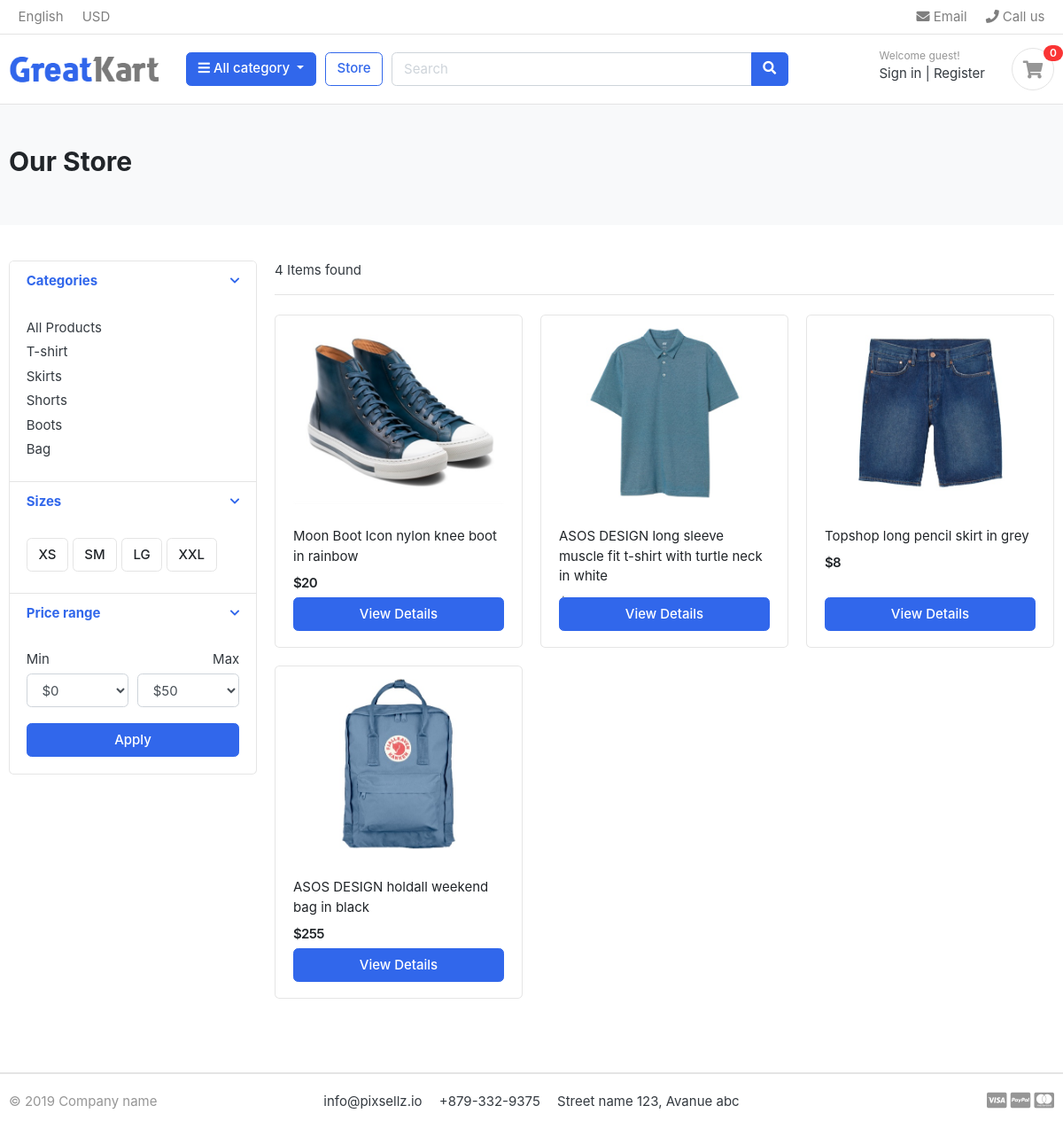
Page /store/?page=2 on the earlier database version.
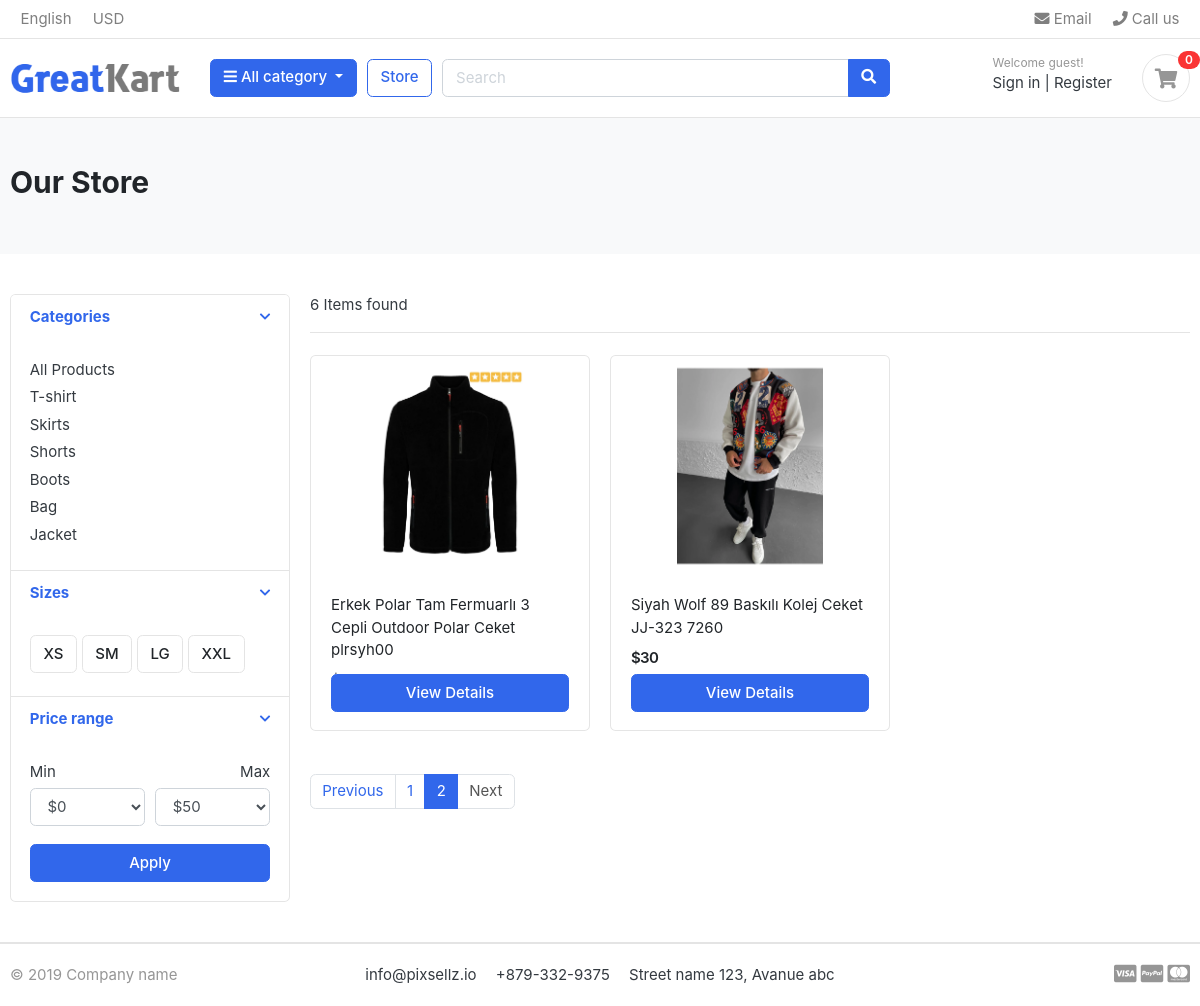
Same page on the later database version.
### category/models.py (models this page shows, shortened)
class Category(models.Model):
    category_name = models.CharField(max_length=30, unique=True)
    slug  = models.SlugField(max_length=100, unique=True)
    desc = models.TextField(blank=True)
    cat_image = models.ImageField(upload_to='categories', blank=True)
    class  Meta:
        verbose_name = 'category'
        verbose_name_plural = 'categories'
    def get_url(self):
        return reverse('products_by_category' , args=[self.slug])

### store/models.py (models this page shows, shortened)
class Product(models.Model):
    product_name = models.CharField(max_length=150, unique=True)
    slug = models.SlugField(max_length=200, unique=True)
    description = models.TextField(max_length=500, blank=True)
    price = models.IntegerField()
    images = models.ImageField(upload_to='product')
    stock = models.IntegerField()
    is_avialable = models.BooleanField(default=True)
    category = models.ForeignKey(Category, on_delete=models.CASCADE)
    created_date = models.DateTimeField(auto_now_add=True)
    modified_date = models.DateTimeField(auto_now=True)
    def get_url(self):
        return reverse('product_detail', args=[self.category.slug, self.slug])

### store/views.py (the view)
# urls.py: path('store/', include('store.urls')),
def store(request, category_slug=None):
    categories = None
    products = None
    if category_slug != None:
        categories = get_object_or_404(Category, slug= category_slug)
        products = Product.objects.filter(category=categories, is_avialable=True)
        paginator = Paginator(products, 4)
        page = request.POST.get('page')
        paged_product = paginator.get_page(page)
        product_count = products.count()
    else:
        products = Product.objects.all().filter(is_avialable=True).order_by('id')
        product_count = products.count()
        paginator = Paginator(products, 4)
        page = request.GET.get('page')
        paged_product = paginator.get_page(page)
        product_count = products.count()
    context = {
            'products': paged_product,
            'product_count':product_count
        }
    return render(request, 'store/store.html', context)

### carts/context_processors.py (called while the page is built)
def counter(request):
    cart_count = 0
    if 'admin' in request.path:
        return {}
    else:
        try:
            cart = Cart.objects.filter(cart_id= _cart_id(request))
            cart_items = CartItem.objects.all().filter(cart=cart[:1])
            for cart_item in cart_items:
                cart_count+= cart_item.quantity
        except Cart.DoesNotExist:
            cart_count=0
    return dict(cart_count=cart_count)

### carts/views.py (called while the page is built)
def _cart_id(request):
    cart = request.session.session_key
    if not cart:
        cart = request.session.create()
    return cart

### category/context_processors.py (called while the page is built)
def menu_links(request):
    links = Category.objects.all()
    return dict(links=links)

### templates/store/store.html (shortened to what the changed rows need)
{% extends 'base.html' %}
{% load static %}
{% block content %}
<section class="section-pagetop bg">
<div class="container">
{% if 'search' in request.path %}
	<h2 class="title-page">Search Result</h2>
{% else %}
	<h2 class="title-page">Our Store</h2>
{% endif %}
</div>
</section>
<section class="section-content padding-y">
<div class="container">
<div class="row">
	<aside class="col-md-3">
<div class="card">
	<article class="filter-group">
		<div class="filter-content collapse show" id="collapse_1" style="">
			<div class="card-body">
				<ul class="list-menu">
				{% for category in links %}
					<li><a href="{{ category.get_url }}">{{ category.category_name }}  </a></li>
				{% endfor %}
				</ul>
			</div>
		</div>
	</article>
</div>
	</aside>
	<main class="col-md-9">
<header class="border-bottom mb-4 pb-3">
		<div class="form-inline">
			<span class="mr-md-auto">{{product_count}} Items found </span>
		</div>
</header>
<div class="row">
{% for product in products %}
	<div class="col-md-4">
		<figure class="card card-product-grid">
			<div class="img-wrap">
				<a href="{{ product.get_url }}" ><img src={{product.images.url}}></a>
			</div>
			<figcaption class="info-wrap">
				<div class="fix-height">
					<a href="{{ product.get_url }}" class="title">{{product.product_name}}</a>
					<div class="price-wrap mt-2">
						<span class="price">${{product.price}}</span>
					</div>
				</div>
				<a href="{{ product.get_url }}" class="btn btn-block btn-primary">View Details </a>
			</figcaption>
		</figure>
    </div>
    {% endfor %}
</div>
<nav class="mt-4" aria-label="Page navigation sample">
{% if products.has_other_pages %}
  <ul class="pagination">
	{% if products.has_previous %}
    	<li class="page-item "><a class="page-link" href="?page={{ products.previous_page_number}}">Previous</a></li>
	{% else %}
		<li class="page-item disabled"><a class="page-link" href="#">Previous</a></li>
	{% endif %}
	{% for x in products.paginator.page_range %}
		{% if products.number == x %}
    		<li class="page-item active"><a class="page-link" href="#">{{ x }}</a></li>
		{% else %}
			<li class="page-item "><a class="page-link" href="?page={{ i }}">{{ x }}</a></li>
		{% endif %}
		{% endfor %}
	{% if products.has_next %}
    	<li class="page-item"><a class="page-link" href="?page={{ products.next_page_number}}">Next</a></li>
	{% else %}
		<li class="page-item disabled"><a class="page-link" href="#">Next</a></li>
	{% endif %}
  </ul>
  {% endif %}
</nav>
	</main>
</div>
</div>
</section>
{% endblock %}

Differences in the rows shown:
no longer on this page (row unchanged): Product: images (picture), product_name "Moon Boot Icon nylon knee boot in rainbow", price "20"
no longer on this page (row unchanged): Product: images (picture), product_name "ASOS DESIGN long sleeve muscle fit t-shirt with turtle neck in white"
no longer on this page (row unchanged): Product: images (picture), product_name "Topshop long pencil skirt in grey", price "8"
no longer on this page (row unchanged): Product: images (picture), product_name "ASOS DESIGN holdall weekend bag in black", price "255"
added Category: category_name "Jacket"
added Product: images (picture), product_name "Erkek Polar Tam Fermuarlı 3 Cepli Outdoor Polar Ceket plrsyh00"
added Product: images (picture), product_name "Siyah Wolf 89 Baskılı Kolej Ceket JJ-323 7260", price "30"
Other differences:
{{ product_count }}: "4" → "6"
text now shown: "Previous Next"
new list line: "1"
new list line: "2"
